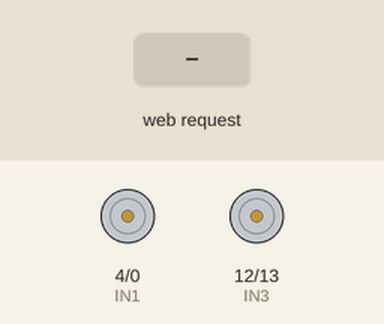
Simulated run of this sketch. Board: ESP8266 (NodeMCU). On the bench: motor-driver pin pairs drawn as motors (green arrow = first pin HIGH = forward, orange = second pin HIGH = backward, longer = more drive, scaled by the enable pin). Inputs (shaded band) come from the test bench. What the sketch prints to the serial monitor is not drawn.

Above: at 1.2 s.
1.3 s: HTTP request GET /forward received
At 2.3 s:
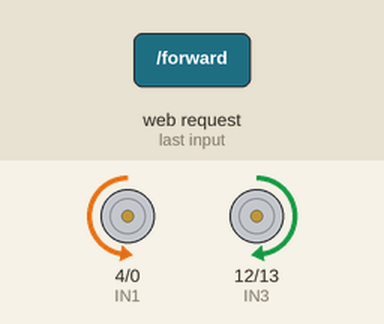
2.8 s: HTTP request GET /backward received
At 3.4 s:
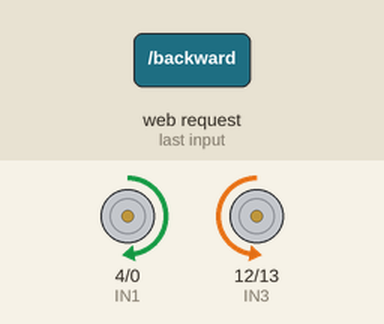
4.3 s: HTTP request GET /left received
At 4.6 s:
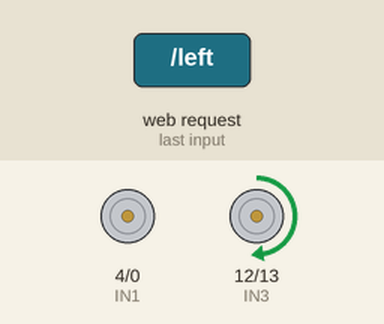
5.8 s: HTTP request GET /right received
At 6.9 s:
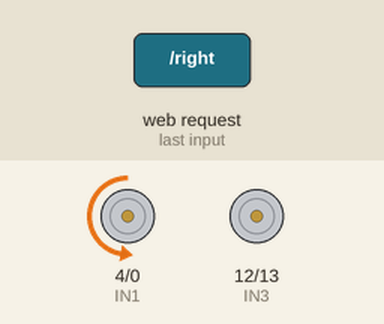
Timing chart, 0 to 8.3 s (numbered marks = the images above; inputs shaded):
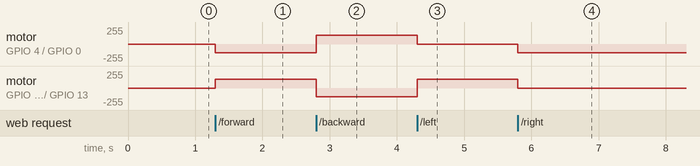

The sketch:

esp_robot_controller.ino
```cpp
/*
 * ESP8266 Robot Receiver
 * Sets up a WiFi Access Point and parses incoming HTTP GET commands
 * to drive an L298N motor controller.
 */
#include <ESP8266WiFi.h>

// --- Pin Definitions ---
const int ENA = 5;  // PWM Speed Control Motor A
const int IN1 = 4;  // Direction Motor A
const int IN2 = 0;  // Direction Motor A
const int ENB = 14; // PWM Speed Control Motor B
const int IN3 = 12; // Direction Motor B
const int IN4 = 13; // Direction Motor B

// --- Network Credentials ---
const char* ssid = "ESP_Receiver";
const char* password = "12345678";

WiFiServer server(80);

void setup() {
  Serial.begin(115200);

  // Start Access Point
  WiFi.softAP(ssid, password);
  Serial.println("Access Point Started");
  Serial.print("IP Address: ");
  Serial.println(WiFi.softAPIP());

  server.begin();

  // Initialize Motor Pins
  pinMode(ENA, OUTPUT);
  pinMode(IN1, OUTPUT);
  pinMode(IN2, OUTPUT);
  pinMode(ENB, OUTPUT);
  pinMode(IN3, OUTPUT);
  pinMode(IN4, OUTPUT);

  stopMotors();
}

void loop() {
  WiFiClient client = server.available();
  if (!client) return;

  // Read the HTTP request
  String request = client.readStringUntil('\r');
  request.trim();

  String response = "";

  // --- Command Parsing ---
  if (request.startsWith("GET /forward")) {
    motor_control(0, 1, 1, 0, 128, 128); // Mid speed forward
    response = "Robot: Forward";
  }
  else if (request.startsWith("GET /backward")) {
    motor_control(1, 0, 0, 1, 128, 128);
    response = "Robot: Backward";
  }
  else if (request.startsWith("GET /left")) {
    motor_control(0, 0, 1, 0, 0, 128);   // Pivot left
    response = "Robot: Left";
  }
  else if (request.startsWith("GET /right")) {
    motor_control(0, 1, 0, 0, 128, 0);   // Pivot right
    response = "Robot: Right";
  }
  else if (request.startsWith("GET /stop")) {
    stopMotors();
    response = "Robot: Stopped";
  }
  else if (request.startsWith("GET /qr?data=")) {
    stopMotors();
    // Extract QR data from URL string
    int dataIndex = request.indexOf("data=");
    String qrValue = request.substring(dataIndex + 5);
    qrValue.replace("+", " "); // Basic URL decoding

    Serial.println("DATA RECEIVED: " + qrValue);
    response = "Data Logged: " + qrValue;
  }

  // Send standard HTTP response header
  client.println("HTTP/1.1 200 OK");
  client.println("Content-Type: text/plain");
  client.println("Connection: close");
  client.println();
  client.println(response);

  delay(1);
  client.stop();
}

/**
 * Universal motor control helper
 * Parameters: IN1, IN2, IN3, IN4, PWM_A, PWM_B
 */
void motor_control(int INC1, int INC2, int INC3, int INC4, int ENCA, int ENCB) {
  digitalWrite(IN1, INC1);
  digitalWrite(IN2, INC2);
  analogWrite(ENA, ENCA);
  digitalWrite(IN3, INC3);
  digitalWrite(IN4, INC4);
  analogWrite(ENB, ENCB);
}

void stopMotors() {
  motor_control(0, 0, 0, 0, 0, 0);
}
```

Measured:
- after the input at 1.3 s, motor on GPIO 4 (IN1) / GPIO 0 (IN2): stopped → backward 128/255 at once; motor on GPIO 12 (IN3) / GPIO 13 (IN4): stopped → forward 128/255 at once
- after the input at 2.8 s, motor on GPIO 4 (IN1) / GPIO 0 (IN2): backward 128/255 → forward 128/255 at once; motor on GPIO 12 (IN3) / GPIO 13 (IN4): forward 128/255 → backward 128/255 at once
- after the input at 4.3 s, motor on GPIO 4 (IN1) / GPIO 0 (IN2): forward 128/255 → stopped at once; motor on GPIO 12 (IN3) / GPIO 13 (IN4): backward 128/255 → forward 128/255 at once
- after the input at 5.8 s, motor on GPIO 4 (IN1) / GPIO 0 (IN2): stopped → backward 128/255 at once; motor on GPIO 12 (IN3) / GPIO 13 (IN4): forward 128/255 → stopped at once
